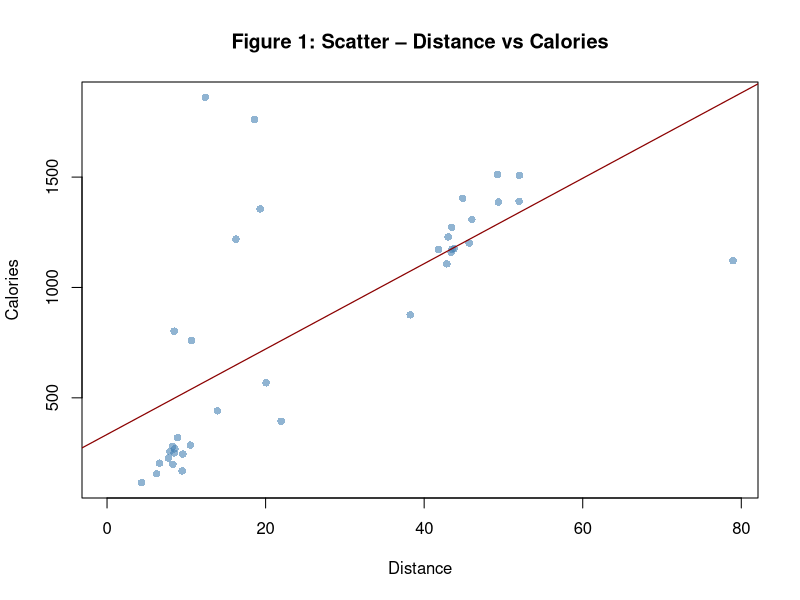
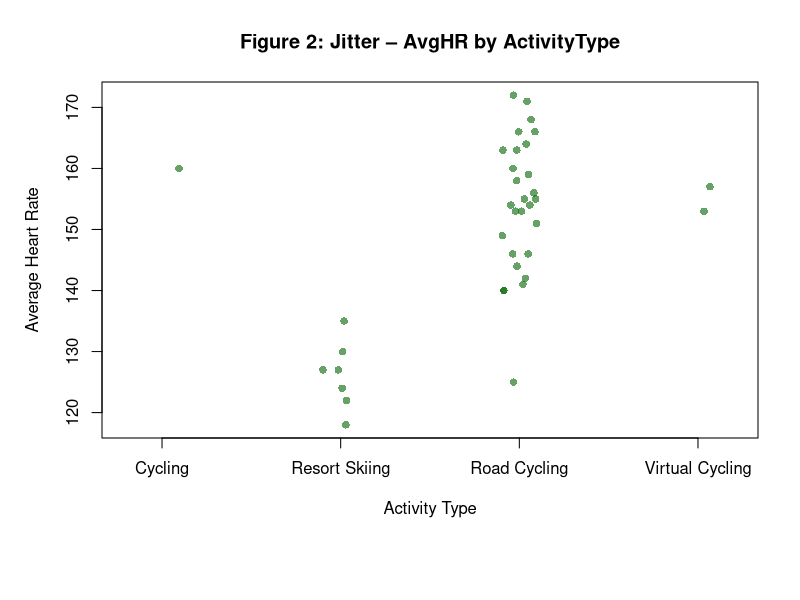
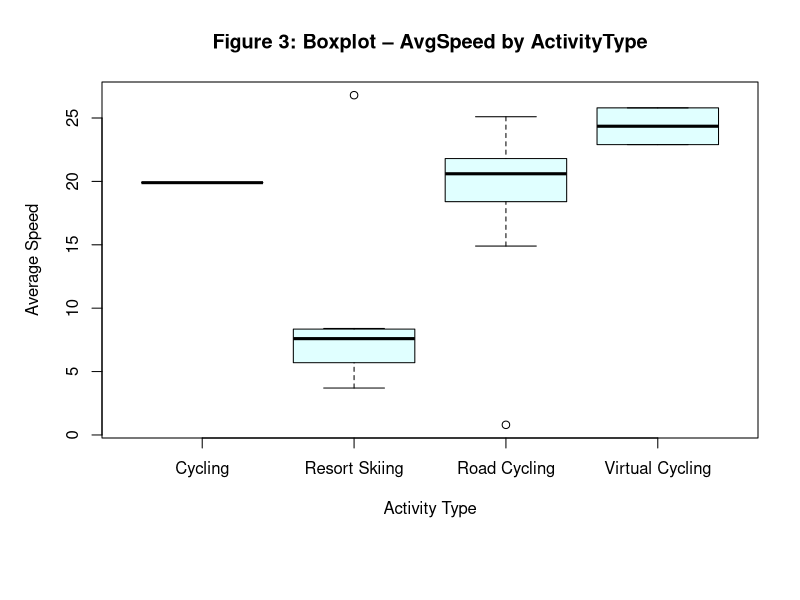

These figures' R source, in order:
# Module 2

library(tidyverse)
library(psych)
library(scales)

df <- read_csv("Activities.csv")

# 3.  Verify Column Names

print(names(df))
# Expected output (example):
#  [1] "Date"                "ActivityType"        
#  [3] "Distance"            "Calories"            
#  [5] "AvgHR"               "MaxHR"               
#  [7] "AerobicTE"           "AvgSpeed"            
#  [9] "MaxSpeed"            "TotalAscent"         
# [11] "TotalDescent"        "AvgBikeCadence"      
# [13] "MaxBikeCadence"      "NormalizedPower"     
# [15] "TrainingStressScore" "MaxAvgPower20min"    
# [17] "AvgPower"            "MaxPower"            
# [19] "TotalStrokes"        "Favorite"            
# [21] "MinTemp"             "MaxTemp"             
# [23] "AvgResp"             "MinResp"             
# [25] "MaxResp"             "MinElevation"        
# [27] "MaxElevation"        


# Convert Character Columns to Numeric

numeric_cols <- c(
  "Distance", "Calories", 
  "AvgHR", "MaxHR", "AerobicTE", 
  "AvgSpeed", "MaxSpeed", 
  "TotalAscent", "TotalDescent"
)

for (col in numeric_cols) {
  if (col %in% names(df)) {
    if (is.character(df[[col]]) || is.factor(df[[col]])) {
      df[[col]] <- as.numeric(gsub(",", "", as.character(df[[col]])))
    }
  } else {
    warning(paste("Column", col, "not found in df—skipping conversion."))
  }
}


# Convert Date string into (date-time) format
# Adjust the format string if your timestamp pattern is different.
df$Date <- as.POSIXct(df$Date, format = "%Y-%m-%d %H:%M:%S")

# Convert Favorite column to logical 
df$Favorite <- as.logical(df$Favorite)


# numeric fields
numeric_fields <- c(
  "Distance", "Calories", "AvgHR", 
  "MaxHR", "AerobicTE", "AvgSpeed", 
  "MaxSpeed", "TotalAscent", "TotalDescent"
)

# Use psych::describe() to get n, mean, sd, min, max, etc.
desc_overall <- describe(df[numeric_fields])

# results to console for inspection
print(desc_overall)

# simpler table (mean, sd, min, max, n) in a data frame form:
desc_summary <- df[numeric_fields] %>%
  summarise(across(
    everything(),
    list(
      mean = ~mean(.x, na.rm = TRUE),
      sd   = ~sd(.x,   na.rm = TRUE),
      min  = ~min(.x,  na.rm = TRUE),
      max  = ~max(.x,  na.rm = TRUE),
      n    = ~sum(!is.na(.x))
    )
  )) %>%
  pivot_longer(
    cols = everything(),
    names_to = c("Variable", ".value"),
    names_sep = "_"
  )

print(desc_summary)



# Descriptive Statistics: By ActivityType

desc_by_activity <- df %>%
  group_by(ActivityType) %>%
  select(all_of(numeric_fields)) %>%
  summarise(
    across(
      everything(),
      list(
        mean = ~mean(.x, na.rm = TRUE),
        sd   = ~sd(.x,   na.rm = TRUE),
        min  = ~min(.x,  na.rm = TRUE),
        max  = ~max(.x,  na.rm = TRUE),
        n    = ~sum(!is.na(.x))
      )
    ),
    .groups = "drop"
  )

print(desc_by_activity)


# Scatter Plot: Distance vs Calories
plot(
  df$Distance, 
  df$Calories, 
  main = "Figure 1: Scatter – Distance vs Calories",
  xlab = "Distance",
  ylab = "Calories",
  pch  = 16,
  col  = scales::alpha("steelblue", 0.6)
)
abline(
  lm(Calories ~ Distance, data = df),
  col = "darkred",
  lwd = 1.2
)


#  Jitter Plot: AvgHR by ActivityType
par(mar = c(8, 5, 4, 2) + 0.1)  
stripchart(
  AvgHR ~ ActivityType,
  data     = df,
  vertical = TRUE,
  method   = "jitter",
  pch      = 16,
  col      = scales::alpha("darkgreen", 0.6),
  main     = "Figure 2: Jitter – AvgHR by ActivityType",
  xlab     = "Activity Type",
  ylab     = "Average Heart Rate"
)


# Boxplot: AvgSpeed by ActivityType
par(mar = c(8, 5, 4, 2) + 0.1)
boxplot(
  AvgSpeed ~ ActivityType,
  data    = df,
  main    = "Figure 3: Boxplot – AvgSpeed by ActivityType",
  xlab    = "Activity Type",
  ylab    = "Average Speed",
  outline = TRUE,      # show outliers as individual points
  col     = "lightcyan"
)
